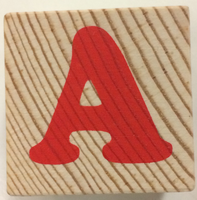
#> input picture assets/neural/training_set/а/pos1.png, 197 x 200 px, found by its file name
$ python distortion_test.py   (Python 2 division)   (older library calls are emulated)
#> lines starting #> are read from the running program, lines starting #| are printed output that depends on the picture
### tools/utils.py
import os

import cv2
import numpy

LEFT_BAXTER_CAMERA = "left_hand"
RIGHT_BAXTER_CAMERA = "right_hand"
HEAD_BAXTER_CAMERA = "head"
NEURAL_NET_DIR = "../assets/letters/training_set"
NEURAL_SET_FILE = "../config/training_set.txt"
RED_COLOR = (0, 0, 255)
ESCAPE_KEY = 27


# Reading images from folder
def read_images(folder):
    # type: (str) -> list(tuple)
#> called with folder = '../assets/letters/training_set'
    ext = {".jpg", ".jpeg", ".png", ".bmp"}
    files = []
    dirs = os.listdir(folder)

    for d in dirs:
        # Reading each folder
        # One folder == One class
        path = os.path.join(folder, d)
        if os.path.isdir(path):
            files_list = os.listdir(path)
            for f in files_list:
                for xt in ext:
                    # Check file extension
                    full_path = os.path.join(path, f)
                    if full_path.endswith(xt):
                        # Write path + class name
                        files.append((full_path, d))
    # Loading images
    im_data = []
    for (fl, cls) in files:
        image = cv2.imread(fl, cv2.IMREAD_COLOR)
#> image is the input picture: shape (200, 197, 3); mean B, G, R 114, 138.4, 192.2
        im_data.append((image, cls))
    return im_data


# [12 lines left out: function setup_images, not called in this run]

# OpenCV extensions for camera

# Search on frame
def find_image(frame, templates, files):
    # [14 lines left out: function find_image, not called in this run]

# Search abc
def find_abc(frame, templates, files, bound_low, bound_up):
    # [14 lines left out: function find_abc, not called in this run]

# Search for image borders
def find_edges(frame, bound_low, bound_up):
    # [4 lines left out: function find_edges, not called in this run]

# Morphology filter
def apply_morph_filter(gray_frame):
    kernel = numpy.ones((3, 5))
    return cv2.morphologyEx(gray_frame, cv2.MORPH_GRADIENT, kernel)


# Search image on frame
def find_template(src_image, tmp_image):
    # [12 lines left out: function find_template, not called in this run]
### tests/distortion_test.py
import numpy
import cv2
from tools import utils

# Image distortion test with OpenCV D.D.M. 2017(c)
# We can use this script for generate
# images for neural network
TEST_NAME = "Image distortion test"


def im_distortion(folder, color):
    # Templates
    im_data = utils.read_images(folder)
#> im_data = 3 items
    images_r = []

    for item in im_data:
        (image, cls) = item

        # Perspective
        # http://docs.opencv.org/trunk/da/d6e/tutorial_py_geometric_transformations.html
        rows, cols, ch = image.shape
        pts1 = numpy.float32([[16, 16], [100, 164], [10, 140]])
        pts2 = numpy.float32([[8, 10], [100, 164], [10, 170]])
        m = cv2.getAffineTransform(pts1, pts2)
        result = cv2.warpAffine(image, m, (cols, rows))

        # Rotation
        # image_center = tuple(numpy.array(im_bw.shape) / 3.14)
        # rot_mat = cv2.getRotationMatrix2D(image_center, 90, 0.75)
        # result = cv2.warpAffine(im_bw, rot_mat, im_bw.shape, flags=cv2.INTER_LINEAR)

        result = cv2.cvtColor(result, color)
        images_r.append(result)
#> this loop made 3 passes
#> (cls, rows, cols) on passes 1 to 3: ('а', 200, 197), ('а', 200, 199), ('б', 197, 200)
#> pass 1, in im_distortion, `result = cv2.warpAffine(image, m, (cols, rows))`:
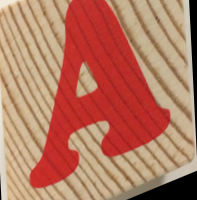
#> result: shape (200, 197, 3); mean B, G, R 97.1, 119.4, 180.9
#> pass 1, in im_distortion, `result = cv2.cvtColor(result, color)`:
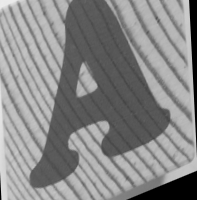
#> result: shape (200, 197); min 0, max 235, mean 135.3
#> pass 2, in im_distortion, `result = cv2.warpAffine(image, m, (cols, rows))`:
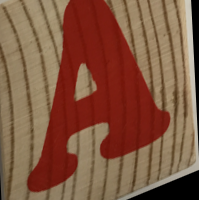
#> result: shape (200, 199, 3); mean B, G, R 64.7, 86.9, 129.4
#> pass 2, in im_distortion, `result = cv2.cvtColor(result, color)`:
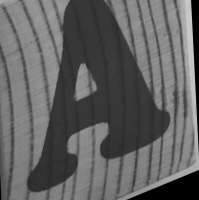
#> result: shape (200, 199); min 0, max 204, mean 97
#> after the loop, images_r = 3 items

    return images_r


print TEST_NAME + " >> Init..."
images = im_distortion(utils.NEURAL_NET_DIR, cv2.COLOR_BGR2GRAY)
#> images = 3 items
# [5 lines of commented-out code are left out]
print TEST_NAME + " >> OK"

while True:

    i = 0
    for image in images:
        cv2.imshow(TEST_NAME + "Image # %d" % i, image)
        i += 1
#> this loop made 3 passes
#> after the loop, i = 3

    # Escape
    if cv2.waitKey(1) == utils.ESCAPE_KEY:
#> (key q is pressed here)
        print TEST_NAME + " >> Exit"
        break

# Free all
cv2.destroyAllWindows()
print TEST_NAME + " >> Free"
